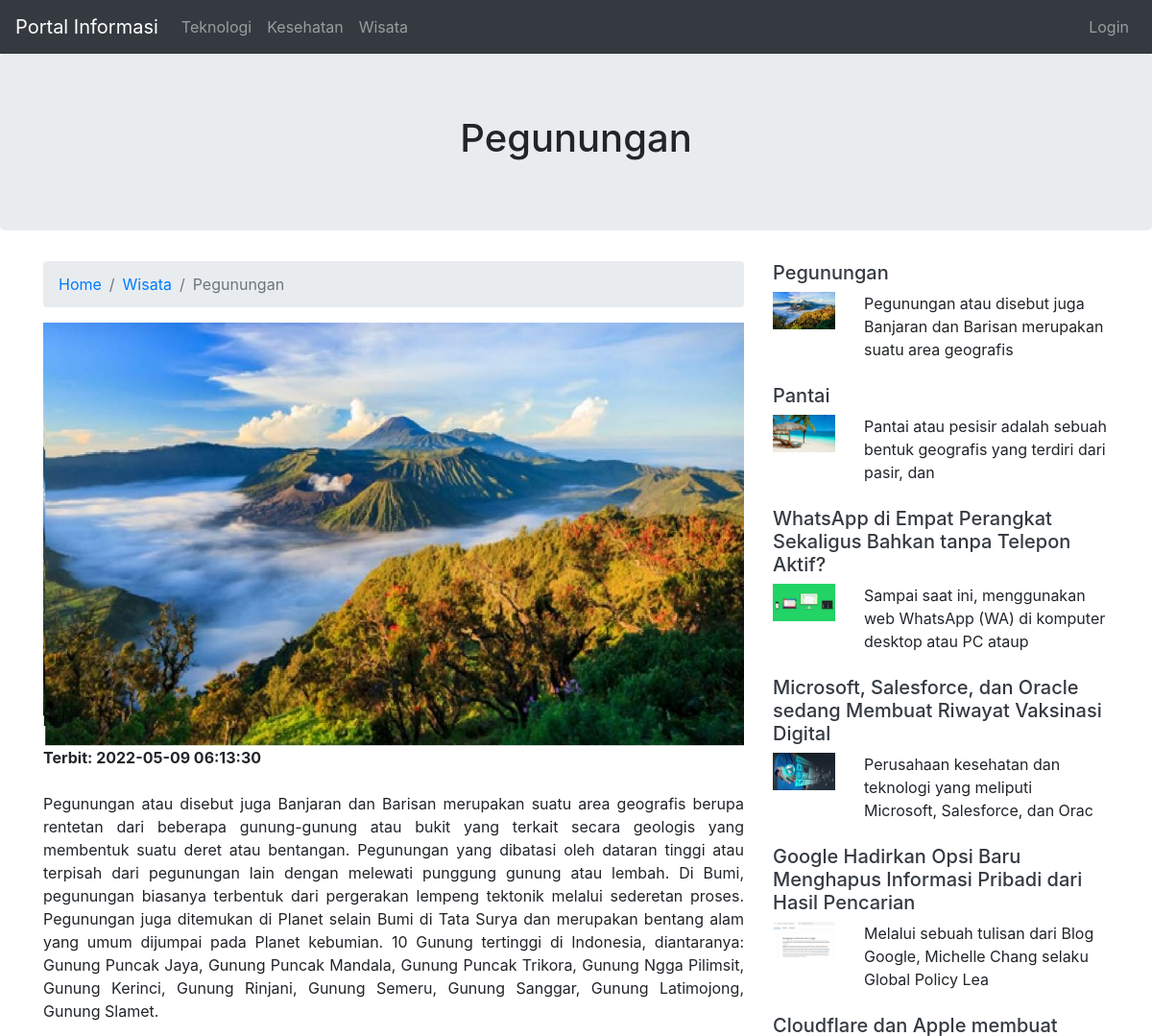
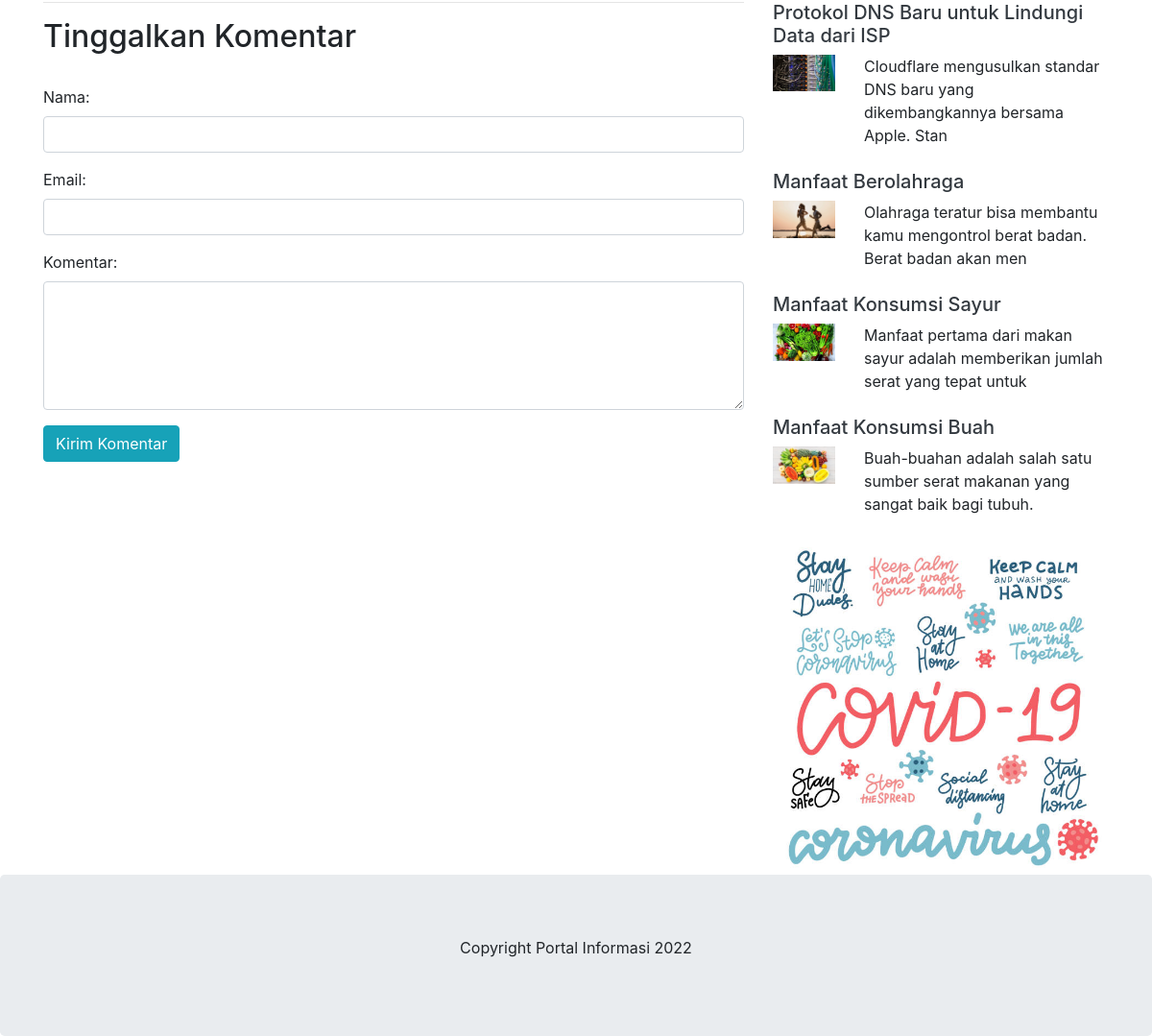
/index.php?halaman=artikel&id=21, run on the app's committed database (2 pictures, top to bottom).
### tables this page shows
CREATE TABLE `profil` (
  `nama_website` varchar(50) NOT NULL
);

CREATE TABLE `kategori` (
  `id_kategori` int(11) NOT NULL,
  `nama_kategori` varchar(50) NOT NULL,
  `gambar_kategori` varchar(200) NOT NULL DEFAULT 'gambar_default.png'
);

CREATE TABLE `artikel` (
  `id_artikel` int(11) NOT NULL,
  `kode_artikel` char(10) NOT NULL,
  `judul_artikel` varchar(100) NOT NULL,
  `isi_artikel` text NOT NULL,
  `gambar` varchar(100) NOT NULL DEFAULT 'gambar_default.png',
  `tanggal` datetime NOT NULL,
  `status` int(11) NOT NULL,
  `id_kategori` int(11) NOT NULL,
  `id_pengguna` int(11) NOT NULL
);

### artikel.php (the view, shortened to what this page needs)
<?php
    function input($data) {
        $data = trim($data);
        $data = stripslashes($data);
        $data = htmlspecialchars($data);
        return $data;
    }
    include 'config/database.php';
    $id_artikel=input($_GET['id']);
    $query = mysqli_query ($kon,"select * from artikel a inner join kategori k on k.id_kategori=a.id_kategori where id_artikel='".$id_artikel."' limit 1");
    $data = mysqli_fetch_assoc($query);
?>
<div class="row">
    <div class="col-sm-8">
        <div class="thumbnail">
            <nav aria-label="breadcrumb">
                <ol class="breadcrumb">
                    <li class="breadcrumb-item"><a href="index.php">Home</a></li>
                    <li class="breadcrumb-item"><a href="index.php?halaman=home&kategori=<?php echo $data['id_kategori']; ?>"><?php echo $data["nama_kategori"];?></a></li>
                    <li class="breadcrumb-item active" aria-current="page"><?php echo $data["judul_artikel"];?></li>
                </ol>
            </nav>
            <img src="admin/artikel/gambar/<?php echo $data['gambar'];?>" width="100%" alt="Cinque Terre">
            <b>Terbit: <?php echo $data["tanggal"];?></b>
            <br>
            <br>
            <div class="caption">
                <p align="justify">
                <?php
                echo strip_tags(html_entity_decode($data["isi_artikel"],ENT_QUOTES,"ISO-8859-1"));
                 ?>
                 </p>
                <hr>
            </div>
            <div class="comment">
                <form method="post" action="simpan-komentar.php">
                    <label><h2>Tinggalkan Komentar</h2></label>
                    <div class="form-group">
                        <label>Nama:</label>
                        <input type="text" name="nama" class="form-control">
                    </div>
                    <div class="form-group">
                        <label>Email:</label>
                        <input type="email" name="email" class="form-control">
                    </div>
                    <div class="form-group">
                        <label>Komentar:</label>
                        <textarea class="form-control" name="komentar" rows="5"></textarea>
                    </div>
                    <div class="form-group">
                        <input type="submit"  name="form_komentar" class="btn btn-info" value="Kirim Komentar">
                    </div>
                </form>
            </div>
        </div>
    </div>
    <div class="col-sm-4">
        <div class="row">
            <?php
                include 'config/database.php';
                $sql="select * from artikel where status=1 order by id_artikel desc";
                $hasil=mysqli_query($kon,$sql);
                while ($data = mysqli_fetch_array($hasil)):
            ?>
            <div class="col-sm-12">
                <div class="caption">
                    <h5><a class="text-dark" href="index.php?halaman=artikel&id=<?php echo $data['id_artikel'];?>"><?php echo $data['judul_artikel'];?></a></h5>
                    <div class="row">
                        <div class="col-xl-3">
                            <img src="admin/artikel/gambar/<?php echo $data['gambar'];?>" width="100%" alt="Cinque Terre">
                        </div>
                        <div class="col-sm-9">
                            <?php
                                $ambil=$data["isi_artikel"];
                                $panjang = strip_tags(html_entity_decode($ambil,ENT_QUOTES,"ISO-8859-1"));
                                echo substr($panjang, 0, 80);
                            ?>
                        </div>
                    </div>
                    <br>
                </div>
            </div>
            <?php endwhile; ?>
        </div>
        <div class="row">
            <div class="col-sm-12">
                <img src="gambar/stay.jpg" width="100%"alt="Cinque Terre">
            </div>
        </div>
    </div>
</div>

### index.php (shortened to what this page needs)
<!DOCTYPE html>
<html lang="en">
<head>
    <link rel="stylesheet" href="bootstrap/css/bootstrap.min.css">
</head>
<body>
<nav class="navbar navbar-expand-md bg-dark navbar-dark">
    <?php
        include 'config/database.php';
        $ambil_kategori = mysqli_query ($kon,"select * from profil limit 1");
        $row = mysqli_fetch_assoc($ambil_kategori);
        $nama_website = $row['nama_website'];
    ?>
    <a class="navbar-brand" href="index.php?halaman=home"><?php echo $nama_website;?></a>
    <div class="collapse navbar-collapse" id="collapsibleNavbar">
        <ul class="navbar-nav">
        <?php
            include 'config/database.php';
            $sql="select * from kategori";
            $hasil=mysqli_query($kon,$sql);
            while ($data = mysqli_fetch_array($hasil)):
        ?>
            <li class="nav-item">
                <a class="nav-link" href="index.php?halaman=home&kategori=<?php echo $data['id_kategori']; ?>"><?php echo $data['nama_kategori'];?></a>
            </li>
            <?php endwhile; ?>
        </ul>
        <ul class="navbar-nav  ml-auto">
            <?php
                if (isset($_SESSION["id_pengguna"])) {
                        echo " <li><a class='nav-link' href='admin/index.php?halaman=kategori'>Halaman Admin</a></li>";
                }else {
                    echo " <li><a class='nav-link' href='index.php?halaman=login'><span class='fas fa-log-in'></span> Login</a></li>";
                }
            ?>
        </ul>
    </div>
</nav>
<div class="jumbotron text-center">
<?php
    $judul="Selamat Datang";
    include 'config/database.php';
    if (isset($_GET['id'])) {
        $sql="select * from artikel where status=1 and id_artikel=".$_GET['id']."";
        $hasil=mysqli_query($kon,$sql);
        $data = mysqli_fetch_array($hasil);
        $judul=$data['judul_artikel'];
    }else if (isset($_GET['kategori'])){
        $sql="select * from kategori where id_kategori=".$_GET['kategori']."";
        $hasil=mysqli_query($kon,$sql);
        $data = mysqli_fetch_array($hasil);
        $judul=$data['nama_kategori'];
    }
?>
    <h1><?php echo $judul;?></h1>
</div>
<div class="container">
<?php
    if(isset($_GET['halaman'])){
        $halaman = $_GET['halaman'];
        switch ($halaman) {
            case 'artikel':
                include "artikel.php";
                break;
        }
    }else {
        include "home.php";
    }
?>
</div>
<div class="jumbotron text-center" style="margin-bottom:0">
    <p>Copyright <?php echo $nama_website;?> 2022</p>
</div>
</body>
</html>

### data on the page
profil: nama_website "Portal Informasi"
kategori: nama_kategori "Teknologi"
kategori: nama_kategori "Kesehatan"
kategori: nama_kategori "Wisata"
artikel: judul_artikel "Pegunungan", id_kategori.nama_kategori "Wisata", gambar (picture), tanggal "2022-05-09 06:13:30", isi_artikel "Pegunungan atau disebut juga Banjaran dan Barisan merupakan suatu area geografis berupa rentetan dari beberapa gunung-gunung atau bukit yang terkait secara geologis yang membentuk suatu deret atau bentangan. Pegunungan yang dibatasi oleh dataran tinggi atau terpisah dari pegunungan lain dengan melewati punggung gunung atau lembah. Di Bumi, pegunungan biasanya terbentuk dari pergerakan lempeng tektonik melalui sederetan proses. Pegunungan juga ditemukan di Planet selain Bumi di Tata Surya dan merupakan bentang alam yang umum dijumpai pada Planet kebumian. 10 Gunung tertinggi di Indonesia, diantaranya: Gunung Puncak Jaya, Gunung Puncak Mandala, Gunung Puncak Trikora, Gunung Ngga Pilimsit,…", isi_artikel "Pegunungan atau disebut juga Banjaran dan Barisan merupakan suatu area geografis"
artikel: judul_artikel "Pantai", gambar (picture), isi_artikel "Pantai atau pesisir adalah sebuah bentuk geografis yang terdiri dari pasir, dan"
artikel: judul_artikel "WhatsApp di Empat Perangkat Sekaligus Bahkan tanpa Telepon Aktif?", gambar (picture), isi_artikel "Sampai saat ini, menggunakan web WhatsApp (WA) di komputer desktop atau PC ataup"
artikel: judul_artikel "Microsoft, Salesforce, dan Oracle sedang Membuat Riwayat Vaksinasi Digital", gambar (picture), isi_artikel "Perusahaan kesehatan dan teknologi yang meliputi Microsoft, Salesforce, dan Orac"
artikel: judul_artikel "Google Hadirkan Opsi Baru Menghapus Informasi Pribadi dari Hasil Pencarian", gambar (picture), isi_artikel "Melalui sebuah tulisan dari Blog Google, Michelle Chang selaku Global Policy Lea"
artikel: judul_artikel "Cloudflare dan Apple membuat Protokol DNS Baru untuk Lindungi Data dari ISP", gambar (picture), isi_artikel "Cloudflare mengusulkan standar DNS baru yang dikembangkannya bersama Apple. Stan"
artikel: judul_artikel "Manfaat Berolahraga", gambar (picture), isi_artikel "Olahraga teratur bisa membantu kamu mengontrol berat badan. Berat badan akan men"
artikel: judul_artikel "Manfaat Konsumsi Sayur", gambar (picture), isi_artikel "Manfaat pertama dari makan sayur adalah memberikan jumlah serat yang tepat untuk"
artikel: judul_artikel "Manfaat Konsumsi Buah", gambar (picture), isi_artikel "Buah-buahan adalah salah satu sumber serat makanan yang sangat baik bagi tubuh."
